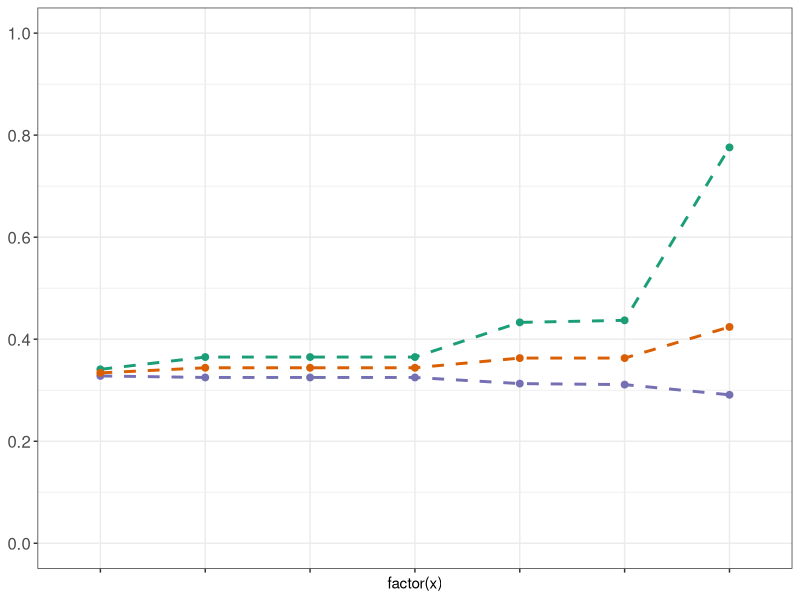
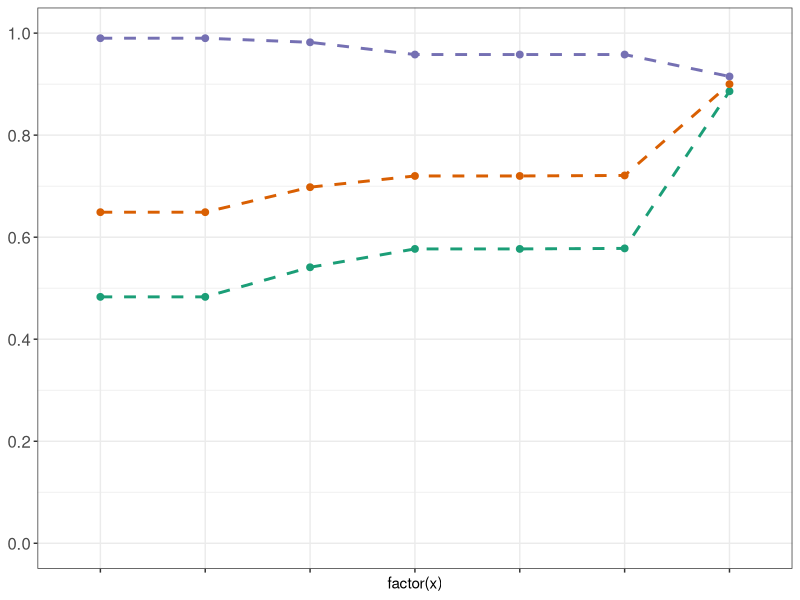
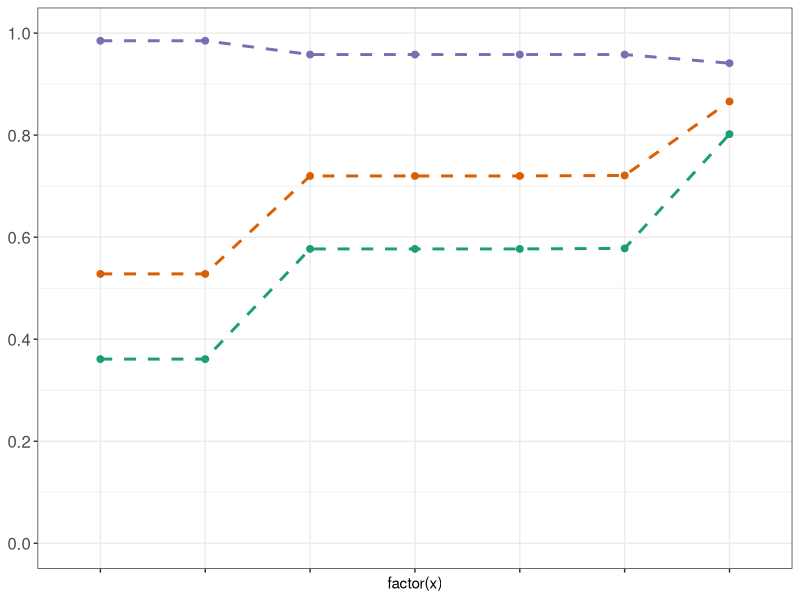
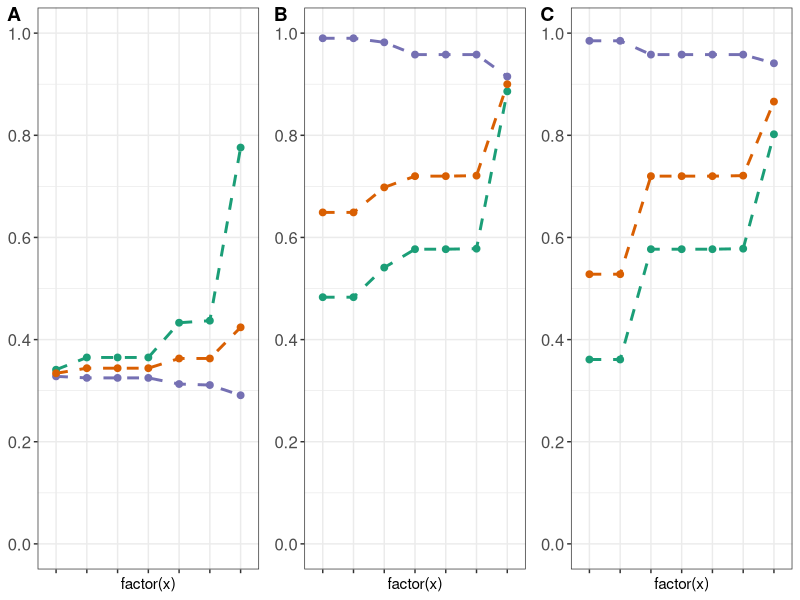

These charts were generated, in order, by the following R code:
## ---- chunk 1
library(ggplot2)
library(reshape2)
library(stringr)
library(ggpubr)

# sniffles data
sniffles <- data.frame(x = c("Raw calls", "Remove variants with missing GT", "Remove QUAL<20", "Remove SV>1Mb", "Remove IMPRECISE variants", "Remove 0/0 in Ref", "Remove SVs with Mendelian Inheritance error"),
                       precision = c(0.341, 0.365, 0.365, 0.365, 0.433, 0.437, 0.776),
                       recall = c(0.328, 0.325, 0.325, 0.325, 0.313, 0.311, 0.291),
                       f1 = c(0.334, 0.344, 0.344, 0.344, 0.363, 0.363, 0.424))

# cutesv data
cutesv <- data.frame(x = c("Raw calls", "Remove variants with missing GT", "Remove QUAL<20", "Remove SV>1Mb", "Remove IMPRECISE variants", "Remove 0/0 in Ref", "Remove SVs with Mendelian Inheritance error"),
                    precision = c(0.483, 0.483, 0.541, 0.577, 0.577, 0.578, 0.886),
                    recall = c(0.990, 0.990, 0.982, 0.958, 0.958, 0.958, 0.915),
                    f1 = c(0.649, 0.649, 0.698, 0.720, 0.720, 0.721, 0.900))

# svim data
svim <- data.frame(x = c("Raw calls", "Remove variants with missing GT", "Remove QUAL<20", "Remove SV>1Mb", "Remove IMPRECISE variants", "Remove 0/0 in Ref", "Remove SVs with Mendelian Inheritance error"),
                  precision = c(0.361, 0.361, 0.577, 0.577, 0.577, 0.578, 0.802),
                  recall = c(0.985, 0.985, 0.958, 0.958, 0.958, 0.958, 0.941),
                  f1 = c(0.528, 0.528, 0.720, 0.720, 0.720, 0.721, 0.866))
                    
## ---- chunk 2
# reshape to long format for plotting
sniffles_long <- melt(sniffles, id = 'x')
sniffles_long$x <- as.factor(sniffles_long$x)
sniffles_long$variable <- as.factor(sniffles_long$variable)

# plot
p1 <- ggplot(sniffles_long, aes(x = factor(x), y = value, colour = variable, group = variable)) +      geom_line(linetype = "dashed", size = 1) +
     geom_point(size = 2) +
    scale_x_discrete(limits = c("Raw calls", "Remove variants with missing GT", "Remove QUAL<20",     "Remove SV>1Mb", "Remove IMPRECISE variants", "Remove 0/0 in Ref", "Remove SVs with Mendelian Inheritance error")) +
  theme_bw() +
  theme(axis.text.x = element_blank()) +
  theme(axis.text.y = element_text(size = 12)) +
  theme(legend.position = "none") +
  theme(axis.title.y = element_blank()) +
  scale_y_continuous(breaks = seq(0, 1, 0.2), limits = c(0, 1)) +
  scale_color_manual(values=c("#1b9e77",
                              "#7570b3", 
                              "#d95f02"))
  
p1
## ---- chunk 3
# reshape to long format for plotting
cutesv_long <- melt(cutesv, id = 'x')
cutesv_long$x <- as.factor(cutesv_long$x)
cutesv_long$variable <- as.factor(cutesv_long$variable)

# plot
p2 <- ggplot(cutesv_long, aes(x = factor(x), y = value, colour = variable, group = variable)) +      geom_line(linetype = "dashed", size = 1) +
     geom_point(size = 2) +
    scale_x_discrete(limits = c("Raw calls", "Remove variants with missing GT", "Remove QUAL<20",     "Remove SV>1Mb", "Remove IMPRECISE variants", "Remove 0/0 in Ref", "Remove SVs with Mendelian Inheritance error")) +
  theme_bw() +
  theme(axis.text.x = element_blank()) +
  theme(axis.text.y = element_text(size = 12)) +
  theme(legend.position = "none") +
  theme(axis.title.y = element_blank()) +
  scale_y_continuous(breaks = seq(0, 1, 0.2), limits = c(0, 1)) +
  scale_color_manual(values=c("#1b9e77",
                              "#7570b3", 
                              "#d95f02"))
  
p2
## ---- chunk 4
# reshape to long format for plotting
svim_long <- melt(svim, id = 'x')
svim_long$x <- as.factor(svim_long$x)
svim_long$variable <- as.factor(svim_long$variable)

# plot
p3 <- ggplot(svim_long, aes(x = factor(x), y = value, colour = variable, group = variable)) +      geom_line(linetype = "dashed", size = 1) +
     geom_point(size = 2) +
    scale_x_discrete(limits = c("Raw calls", "Remove variants with missing GT", "Remove QUAL<20",     "Remove SV>1Mb", "Remove IMPRECISE variants", "Remove 0/0 in Ref", "Remove SVs with Mendelian Inheritance error")) +
  theme_bw() +
  theme(axis.text.x = element_blank()) +
  theme(axis.text.y = element_text(size = 12)) +
  theme(legend.position = "none") +
  theme(axis.title.y = element_blank()) +
  scale_y_continuous(breaks = seq(0, 1, 0.2), limits = c(0, 1)) +
  scale_color_manual(values=c("#1b9e77",
                              "#7570b3", 
                              "#d95f02"))
  
p3
## ---- chunk 5
all <- ggarrange(p1, p2, p3,
                 labels = c("A", "B", "C"),
                    ncol = 3, nrow = 1)

ggsave(filename = "truvari_all.png", all, width = 12, height = 7, dpi = 300, units = "in", device = "png")
